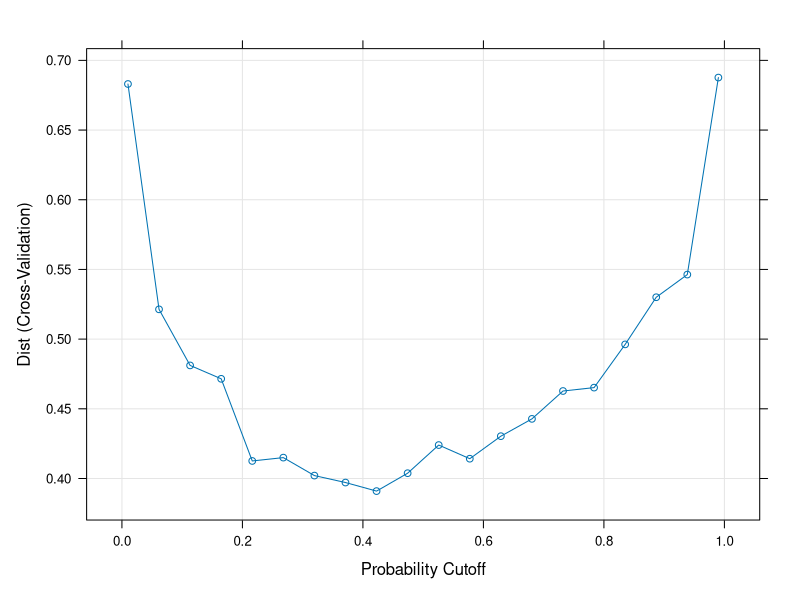
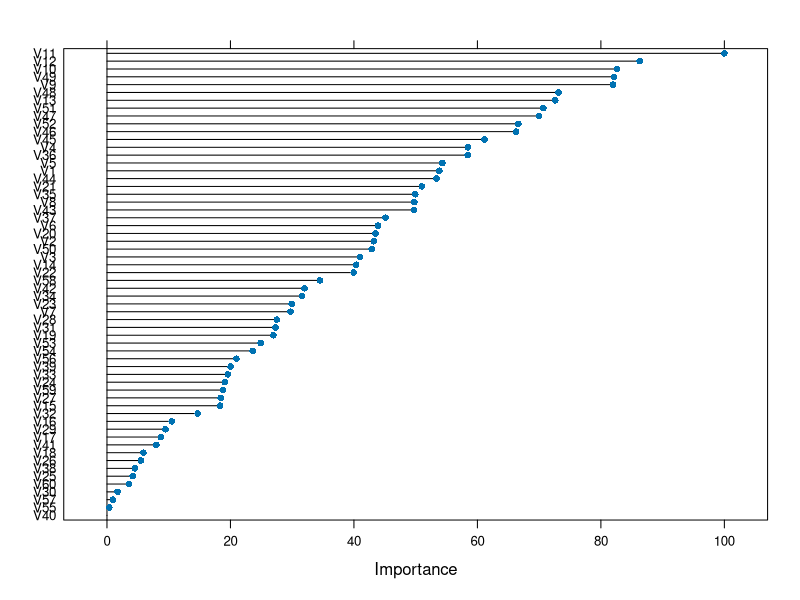

The R source for these figures, in order:
## ---- chunk 1
library("caret")
## ---- chunk 2
modInfo = getModelInfo(model = "lda", regex = FALSE)[[1]]
names(modInfo)
## ---- chunk 3
customModel = list(
  label = "custom",
  library = modInfo$library,
  type = modInfo$type,
  parameters = data.frame(
    parameter = c("threshold"),
    class = c("numeric"),
    label = c("Probability Cutoff")
  ),
  grid = function(x, y, len = NULL, search = "grid") {
     data.frame(threshold = seq(.01, .99, length = len))
     },
  loop = modInfo$loop,
  fit = function(x, y, wts, param, lev, last, classProbs, ...) {
    if (length(levels(y)) != 2)
       # we have only added the warning here
       stop("This works only for 2-class problems")
    MASS::lda(x, y, ...)
  },
  predict = function(modelFit, newdata, submodels = NULL) {
    class1p = predict(modelFit, newdata)$posterior[, 1]
  ## Raise the threshold for class #1 and a higher level of
  ## evidence is needed to call it class 1 so it should
  ## decrease sensitivity and increase specificity
    out = ifelse(
    class1p >= modelFit$tuneValue$threshold,
    modelFit$obsLevels[1],
    modelFit$obsLevels[2]
    )
    out
  },
  prob = modInfo$prob,
  predictors = modInfo$predictors,
  tags = modInfo$tags,
  levels = modInfo$levels,
  sort = modInfo$sort
  )
## ---- chunk 4
fiveStats = function(data, lev = NULL, model = NULL) {
    out = twoClassSummary(data, lev = levels(data$obs), model = NULL)
    acc = mean(data$pred == data$obs)
    coords = matrix(c(1, 1, out["Spec"], out["Sens"]), ncol = 2,
        byrow = TRUE)
    c(Dist = dist(coords)[1], out, Accuracy = acc)
}
set.seed(9)
data(Sonar, package = "mlbench")
mod = train(Class ~ ., data = Sonar, method = customModel,
    metric = "Dist", maximize = FALSE, tuneLength = 20,
    trControl = trainControl(
      method = "cv", classProbs = TRUE, summaryFunction = fiveStats
    )
)
## ---- chunk 5
plot(mod)
plot(varImp(mod))
